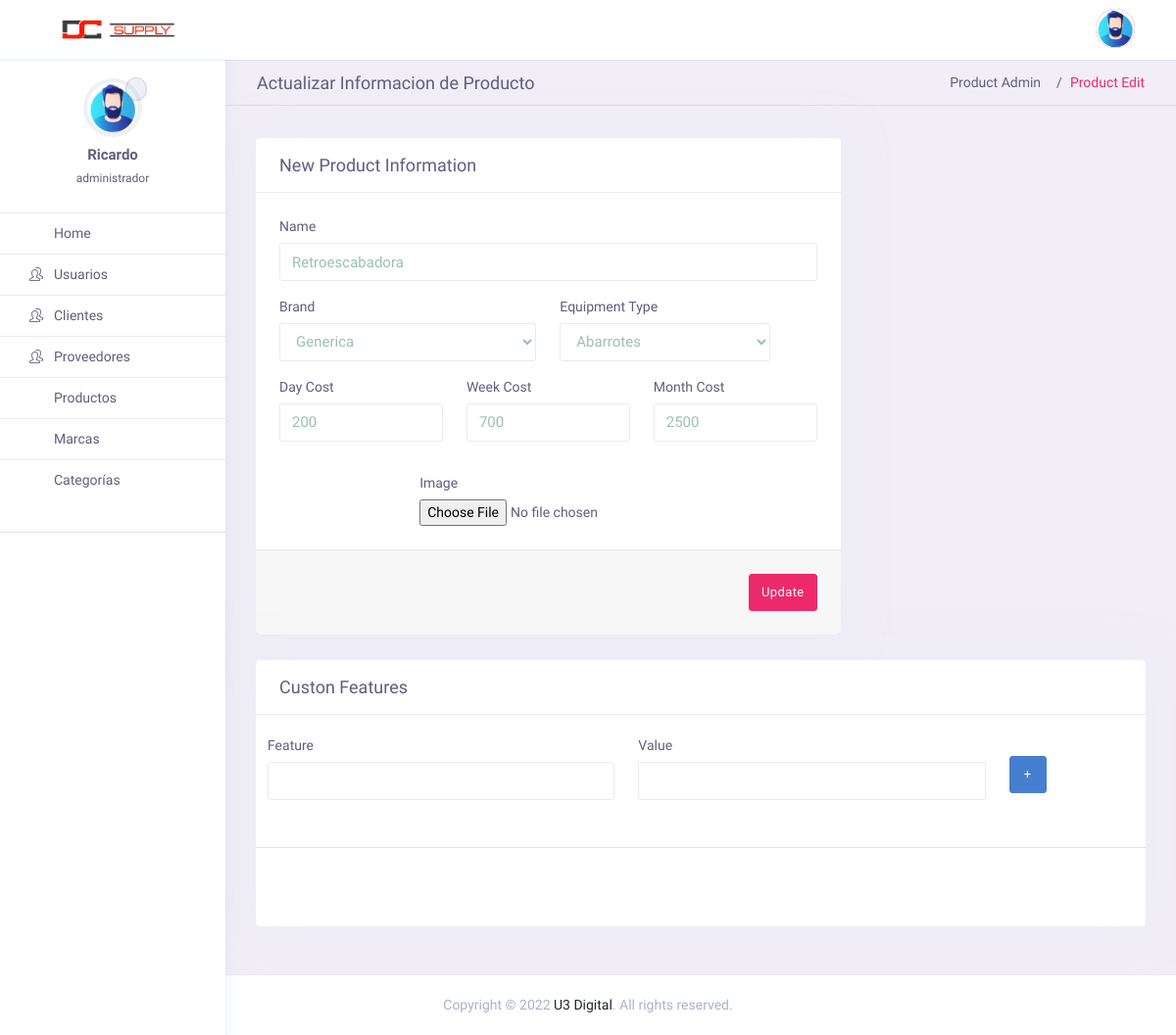
The page /admin/index.php?page=productEdit&idEditar=32 (signed in) on the database its author committed.
### tables this page shows
CREATE TABLE `productos` (
  `idProducto` int NOT NULL,
  `name` varchar(50) NOT NULL,
  `brand` varchar(50) DEFAULT NULL,
  `eqType` varchar(100) NOT NULL,
  `status` varchar(50) NOT NULL DEFAULT 'yard',
  `dayPrice` int NOT NULL,
  `weekPrice` int NOT NULL,
  `monthPrice` int NOT NULL,
  `features` text NOT NULL,
  `image` varchar(100) DEFAULT NULL,
  `disponibilidad` double DEFAULT NULL,
  `medida` varchar(10) DEFAULT NULL
);

### admin/controller/themeController.php (called while the page is built)
<?php
class themeController {
    public function theme(){
        include "views/theme.php";
    }
}
?>

### admin/index.php (called while the page is built, shortened)
<?php
require_once "controller/themeController.php";
require_once "controller/ctlrBrands.php";
require_once "controller/ctlrEqType.php";
require_once "models/mdlProductos.php";
$theme = new themeController();
$theme -> theme();

### admin/models/conexion.php (called while the page is built)
<?php
class Conexion{
	public static function conectar(){
		$bd = "verdin";
		$servername = "localhost";
		$username = "root";
		$password = "12345678";
		try {
		    $conn = new PDO("mysql:host=$servername;dbname=$bd", $username, $password);
		    $conn->setAttribute(PDO::ATTR_ERRMODE, PDO::ERRMODE_EXCEPTION);
			$conn->exec("set names utf8");
		    }
		catch(PDOException $e)
		    {
		    echo '<script>alert("Connection failed: '.$e->getMessage().'");</script>';
		    }
		return $conn;
	}
}

### admin/models/mdlProductos.php (called while the page is built, shortened)
<?php
require_once "conexion.php";
class mdlProductos {
	public static function mdlBusca($usuario, $tabla){
		$stmt = Conexion::conectar()->prepare("SELECT * FROM $tabla WHERE idProducto = :id");
		$stmt->bindParam(":id", $usuario, PDO::PARAM_INT);
		$stmt -> execute();
		return $stmt -> fetch();
	}
}
?>

### admin/views/productEdit.php (the view, shortened to what this page needs)
<?php
    $producto = $_GET["idEditar"];
    $busca = mdlProductos::mdlBusca($producto, "productos");
?>
<div class="page-header">
    <h4 class="page-title">Actualizar Informacion de Producto</h4>
    <ol class="breadcrumb">
        <li class="breadcrumb-item"><a href="index.php?page=userList">Product Admin</a></li>
        <li class="breadcrumb-item active" aria-current="page">Product Edit</li>
    </ol>
</div>
<div class="row ">
    <div class="col-lg-8">
        <form enctype="multipart/form-data" class="card" method="POST">
            <div class="card-header">
                <h3 class="card-title">New Product Information</h3>
            </div>
            <div class="card-body">
                <div class="row">
                <div class="col-sm-12 col-md-12">
                    <div class="form-group">
                        <label class="form-label">Name</label>
                        <input type="text" class="form-control" name="name" value="<?php echo $busca['name']; ?>"  >
                    </div>
                </div>
                <div class="col-sm-6 col-md-6">
                    <div class="form-group">
                        <label class="form-label">Brand</label>
                        <select class="form-control" name="brand">
                        </select>
                    </div>
                </div>
                <div class="col-sm-6 col-md-5">
                    <div class="form-group">
                        <label class="form-label">Equipment Type</label>
                        <select class="form-control" name="eqType" value="Selected">
                        </select>
                    </div>
                </div>
                <div class="col-sm-6 col-md-4">
                    <div class="form-group">
                        <label class="form-label">Day Cost</label>
                        <input type="number" class="form-control" name="dayPrice" value="<?php echo $busca['dayPrice']; ?>" >
                    </div>
                </div>
                <div class="col-sm-6 col-md-4">
                    <div class="form-group">
                        <label class="form-label">Week Cost</label>
                        <input type="number" class="form-control" name="weekPrice" value="<?php echo $busca['weekPrice']; ?>" >
                    </div>
                </div>
                <div class="col-sm-6 col-md-4">
                    <div class="form-group">
                        <label class="form-label"> Month Cost</label>
                        <input type="number" class="form-control" name="monthPrice" value="<?php echo $busca['monthPrice']; ?>" >
                    </div>
                </div>
                <div class="col-sm-6 col-md-6">
                </div>
                <div class="col-md-5">
                </div>
                <div class="col-lg-3 col-sm-12"><p></p></div>
                <div class="col-lg-6 col-sm-12">
                <label class="form-label">Image</label>
                <input type="file" class="dropify" name="image" data-height="180"
                            data-allowed-file-extensions="jpg png jpeg"
                            data-default-file="<?php echo $busca['image']; ?>" />
                </div>
                </div>
            </div>
            <div class="card-footer text-right">
                <button type="submit" name="btnActualiza" id="login" class="btn btn-primary">Update</button>
            </div>
        </form>
    </div>
    <div class="col-xl-4 col-lg-12 col-md-12">
        <div class="card">
            <div class="card-header">
                <h3 class="card-title">Custon Features</h3>
            </div>
            <br>
            <form id="featuresForm">
                <div class="col-sm-12 col-md-12">
                    <div class="form-group" id="contenidoFt">
                        <div class="row">
                            <div class="col-sm-5 col-md-5">
                                <label class="form-label">Feature</label>
                                <input type="text" class="form-control" id="featName">
                            </div>
                            <div class="col-sm-5 col-md-5">
                                <label class="form-label">Value</label>
                                <input type="text" class="form-control" id="featValue">
                            </div>
                            <div class="col-sm-1 col-md-1">
                                <br>
                                <button id="addFeat" class="btn btn-blue">+</button>
                            </div>
                        </div>
                    </div>
                </div>
            </form>
            <hr>
            <div class="card-body">
            </div>
        </div>
    </div>
</div>

### admin/assets/css/admin-custom.css (style rules this page uses)
.app-content .page-header { margin: 0 -30px; padding: .75rem 2rem; margin-bottom: 2rem; border-bottom: 1px solid rgba(167, 180, 201, 0.3); background: 0 0; min-height: 0; }
.app-content .page-header .page-title { line-height: 0; }

### rows shown on the page
productos: name "Retroescabadora", dayPrice "200", weekPrice "700", monthPrice "2500"

### other values the page prints
$_SESSION["nombre"] "Ricardo"
$_SESSION["permisos"] "administrador"
form field brand "Generica"
form field eqType "Abarrotes"
